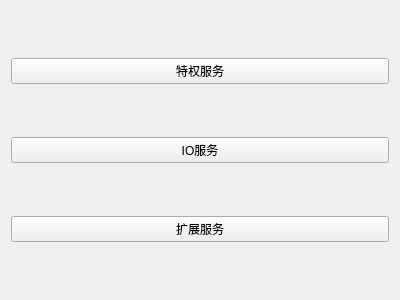
<?xml version="1.0" encoding="UTF-8"?>
<ui version="4.0">
 <class>MainWindow</class>
 <widget class="QWidget" name="MainWindow">
  <property name="geometry">
   <rect>
    <x>0</x>
    <y>0</y>
    <width>400</width>
    <height>300</height>
   </rect>
  </property>
  <property name="windowTitle">
   <string>MainWindow</string>
  </property>
  <layout class="QVBoxLayout" name="verticalLayout">
   <item>
    <widget class="QPushButton" name="pushButton">
     <property name="text">
      <string>特权服务</string>
     </property>
    </widget>
   </item>
   <item>
    <widget class="QPushButton" name="pushButton_2">
     <property name="text">
      <string>IO服务</string>
     </property>
    </widget>
   </item>
   <item>
    <widget class="QPushButton" name="pushButton_3">
     <property name="text">
      <string>扩展服务</string>
     </property>
    </widget>
   </item>
  </layout>
 </widget>
 <layoutdefault spacing="6" margin="11"/>
 <resources/>
 <connections/>
</ui>
